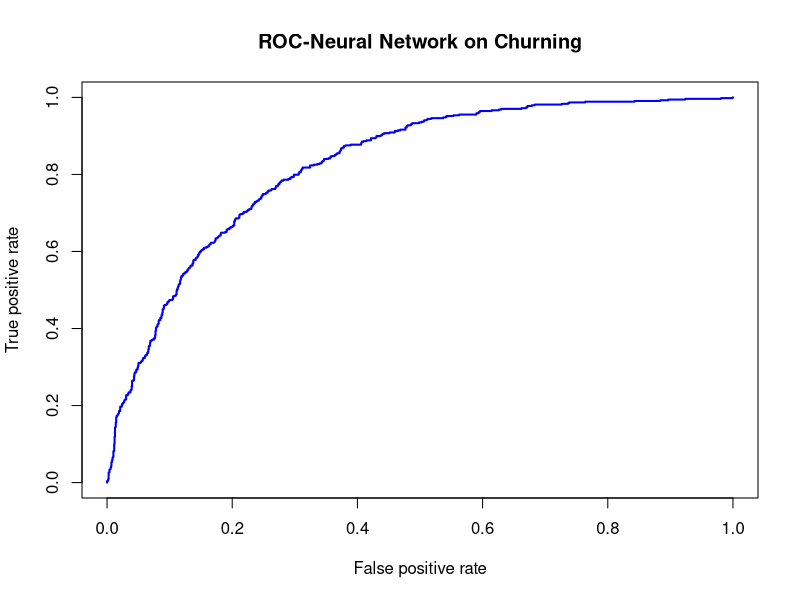
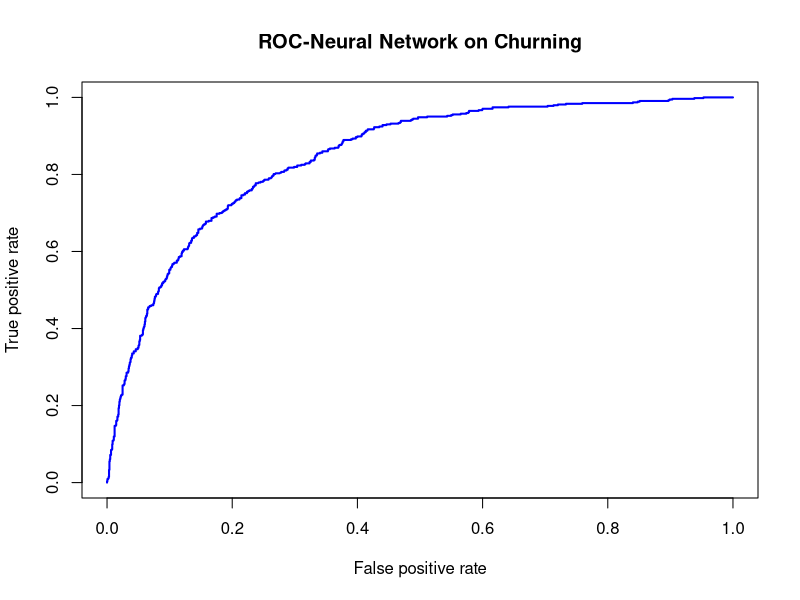
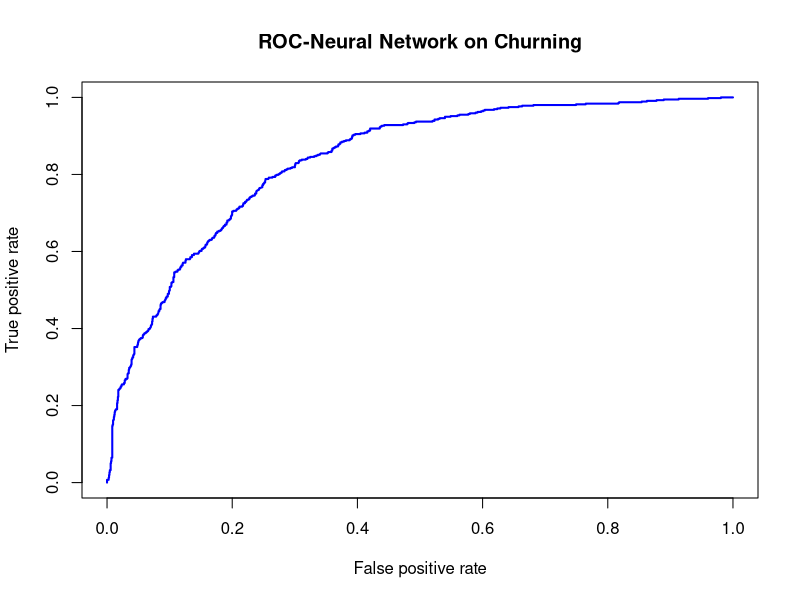
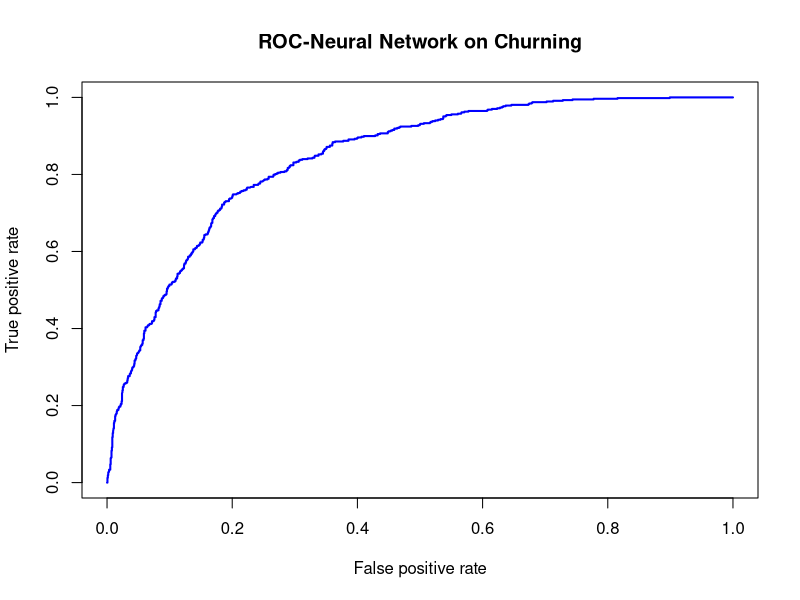
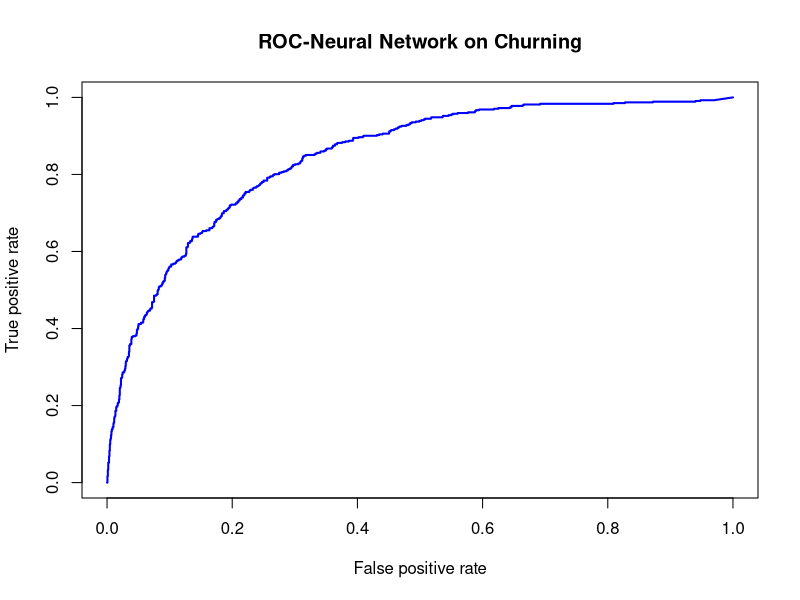
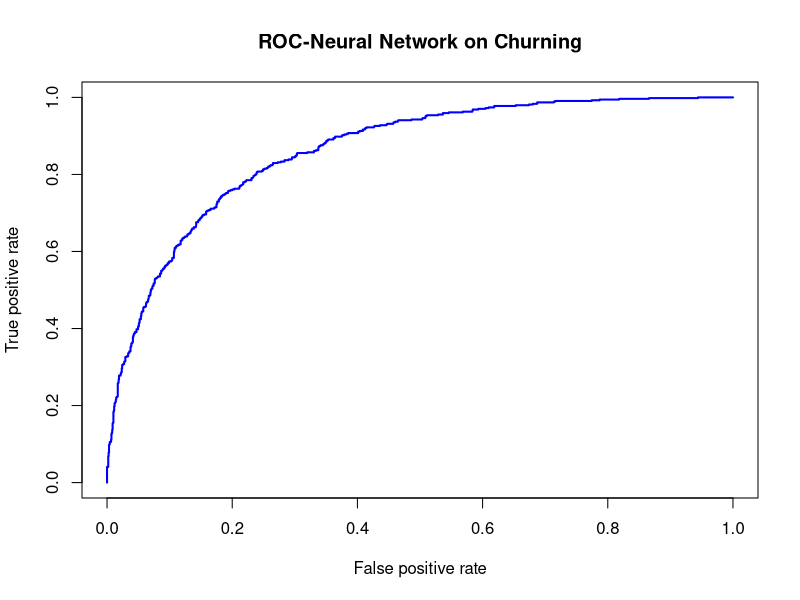
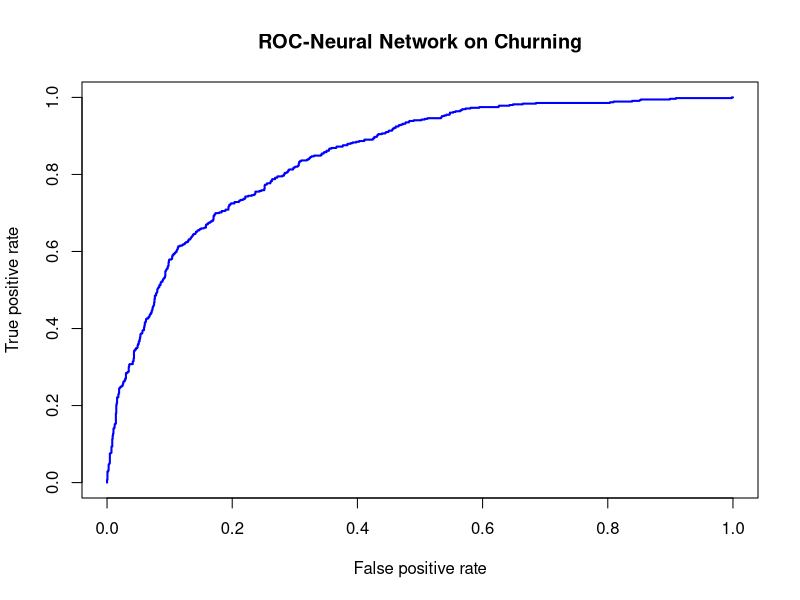
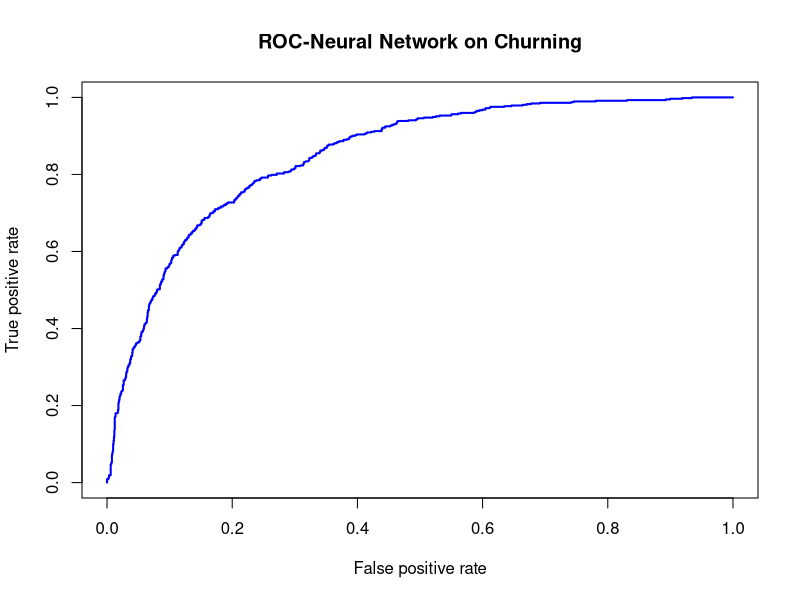

Write R code to recreate these figures, in order.
library(stringi)
library(nnet)
library(boot)
library(plyr)
library(ROCR)

#-Load the "churn" dataset
churndata <- read.csv("Telco-Customer-Churn.csv", header = TRUE)
str(churndata)
dim(churndata) # 7043   21
summary(churndata)
#--Observed : 11 NA's in TotalCharges

#-Handling Missing Data
churndata_new <- churndata

#--Replacing Rows with NA's with the Median
churndata_new$TotalCharges[which(is.na(churndata_new$TotalCharges))] <- # Set : Rows in the Missing (Those that have NA)
  median(churndata_new$TotalCharges, na.rm=TRUE)                        # From: Middle "Value" of the Rating
dim(churndata_new)      #No rows removed
summary(churndata_new)  #NA's is removed from TotalCharges

churndata_new$CustomerID <- NULL
testdata <- churndata_new

for (t in 1:ncol(testdata)){
  if (is.factor(testdata[,t])){
    lev = levels(testdata[,t])
    testdata[,t] <- as.character(testdata[,t])
    for(l in 1:length(lev)){
      if (lev[l] == "Yes" & l != 2){
        testdata[,t][which(testdata[,t] == "1")] <- l-1
        testdata[,t][which(testdata[,t] == "Yes")] <- 1
      }else{
        testdata[,t][which(testdata[,t] == lev[l])] <- l-1
      }
    }
    testdata[,t] <- as.integer(testdata[,t])
  }
}
churndata_new<-testdata
churndata_new$Churn<-as.factor(churndata_new$Churn)
accuracy<-c()
area<-c()

k<-10
pbar <- create_progress_bar('text')
pbar$init(k)
for(i in 1:k)
{
  index <- sample(1:nrow(churndata_new),round(0.7*nrow(churndata_new)))
  train <- churndata_new[index,]
  test <- churndata_new[-index,]
  
  #using a single layer neural network, with the nodes = 2/3 of inputs
  model <- nnet(Churn~.-TotalCharges-Gender-Partner-PhoneService-PaymentMethod-Dependents-StreamingTV-StreamingMovies-DeviceProtection, data=train,size=6,maxit=1e7,decay=.001)
  p2<-predict(model,newdata=test,type="class")
  #actual vs predicted
  table(test$Churn,p2)
  results<-data.frame(actual=test$Churn,prediction=p2)
  attach(results)
  count=0
  for(h in 1:nrow(test))
  {
    if(actual[h]==prediction[h])
    {
      count<-count+1
    }
  }
  #accuracy of the model against actual data
  accuracy[i] = count/nrow(test)
  
  #calculating true-positive vs false-positive
  p1 <- predict(model,newdata=test,type="raw")
  pred <- prediction(p1,test$Churn)
  perf = performance(pred,"tpr","fpr")
  plot(perf,lwd=2,col="blue",main="ROC-Neural Network on Churning")
  
  #getting Area Under Curve
  auc<-performance(pred,measure="auc")
  auc<-auc@y.values[[1]]
  area[i]<-auc
  
  pbar$step()
}

print(paste('Mean Actual Accuracy: ',mean(accuracy)))
print(paste('Mean Area Under Curve: ',mean(area)))
